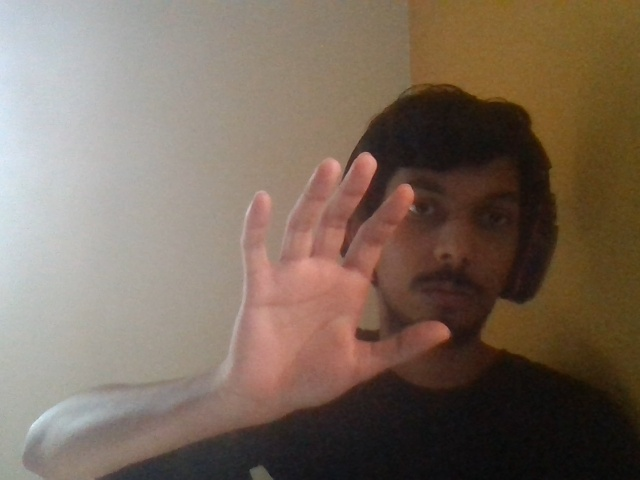
#> input picture fingers/image.jpg, 640 x 480 px, given in place of the camera
$ python fintest7.py
#> lines starting #> are read from the running program, lines starting #| are printed output that depends on the picture; after the words box and inside, x2 and y2 are one past the last pixel; in counts of white or black regions, pixels touching at a corner belong together
#> further down, frame is the input picture: shape (480, 640, 3); mean B, G, R 92.6, 106.3, 122.7
import numpy as np
import cv2

def distance(point_1, point_2):
  return np.sqrt((point_1[0] - point_2[0]) ** 2 + (point_1[1] - point_2[1]) ** 2)

def get_finger_distance(frame):
  gray = cv2.cvtColor(frame, cv2.COLOR_BGR2GRAY)
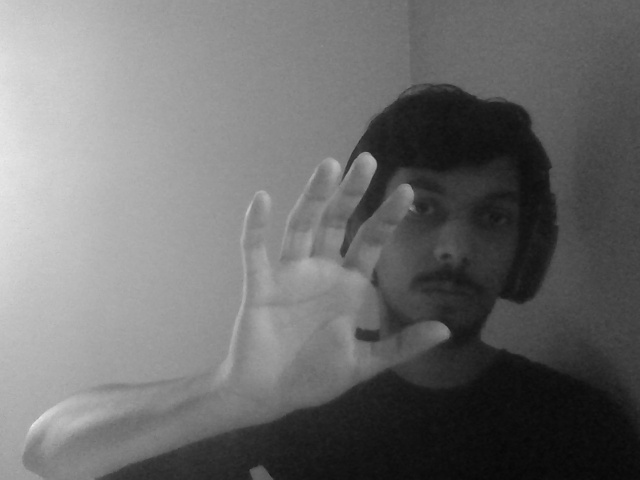
#> gray: shape (480, 640); min 7, max 238, mean 109.6
  blur = cv2.GaussianBlur(gray, (5,5), 0)
  thresh = cv2.threshold(blur, 70, 255, cv2.THRESH_BINARY_INV + cv2.THRESH_OTSU)[1]
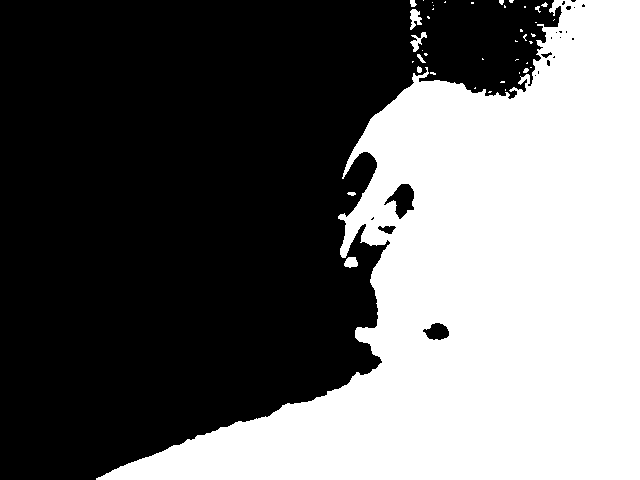
#> thresh: shape (480, 640); 42.2% white; 42 white regions (30 under 20 px)
  contours, _ = cv2.findContours(thresh.copy(), cv2.RETR_TREE, cv2.CHAIN_APPROX_SIMPLE)
#> contours = 61 contours, 49 with area under 20; largest, box (x1, y1, x2, y2) and area: (96, 0, 640, 480) 128680, (383, 183, 415, 220) 600, (422, 322, 450, 341) 334, (410, 9, 422, 30) 119, (377, 225, 397, 235) 110
  max_contour = max(contours, key = cv2.contourArea)
#> max_contour = contour of 732 points, box (x1, y1, x2, y2) (96, 0, 640, 480), area 128680

  if len(max_contour) >= 3:
    convex_hull = cv2.convexHull(max_contour)
#> convex_hull = [[639, 0], [639, 479], [96, 479], [96, 478], [370, 119], [413, 73], [554, 0]]
#> (the run stopped early here; a loop or call above may not have finished)
